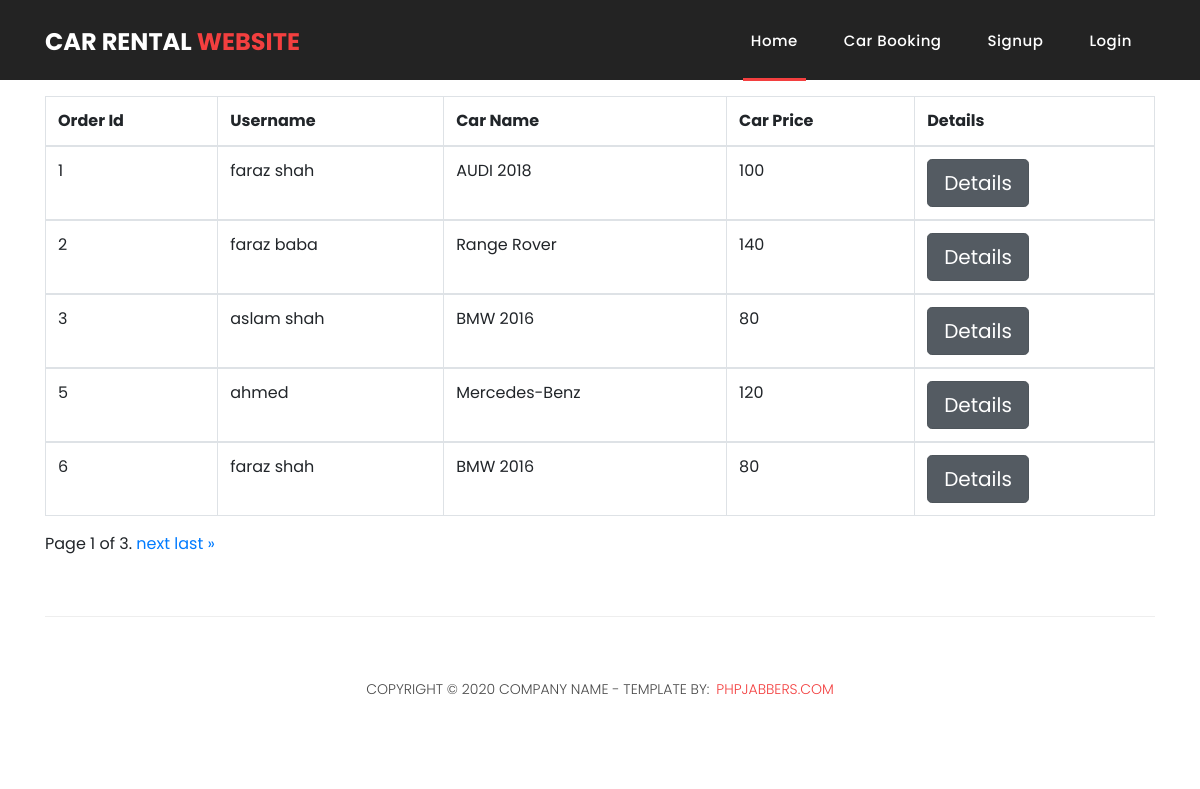
The app's page /order_list/ with its own data.
### carbooking/models.py (models this page shows, shortened)
class Booking(models.Model):
    user = models.ForeignKey(settings.AUTH_USER_MODEL, on_delete=models.CASCADE, null=True, blank=True)
    pick_up_location = models.CharField(max_length=200)
    return_location = models.CharField(max_length=200)
    Pick_up_date_time = models.DateTimeField(default=datetime.now, blank=True)
    return_date_time = models.DateTimeField()
    full_name = models.CharField(max_length=50)
    car = models.ForeignKey(Car, on_delete=models.CASCADE, null=True, blank=True)
    email_address = models.EmailField()
    phone = models.IntegerField()
    status = models.CharField(max_length = 100, choices = choices, default="In Progress")

class Car(models.Model):
    author   = models.ForeignKey(settings.AUTH_USER_MODEL, on_delete=models.CASCADE, null=True, blank=True)
    image = models.ImageField(upload_to="images/", blank=True)
    car_name = models.CharField(max_length=100)
    car_drive_type = models.CharField(max_length=30)
    num_of_seats = models.IntegerField()
    num_of_luggages = models.IntegerField()
    num_of_doors = models.IntegerField()
    cost_par_day = models.CharField(max_length=50)
    content = models.TextField()
    isBooked = models.BooleanField(default=False)
    def __str__(self):
        return self.car_name

### carbooking/views.py (the view)
# urls.py: path('order_list/', views.order_list, name='order_list'),
def order_list(request):
    order = Booking.objects.all()
    paginator           = Paginator(order, 5) # Show 5 order per page.
    page_number         = request.GET.get('page')
    order_with_pagination = paginator.get_page(page_number)
    context = {
        'order_with_pagination': order_with_pagination
    }
    return render(request, 'order_list.html', context)

### templates/order_list.html (shortened to what this page needs)
{% extends 'base.html' %}
{% block content %}
<br><br><br><br>
<table class="table table-bordered">
  <thead>
    <tr>
      <th>Order Id</th>
      <th>Username</th>
      <th>Car Name</th>
      <th>Car Price</th>
      <th>Details</th>
    </tr>
  </thead>
{% for order in order_with_pagination %}
  <tbody>
    <tr>
      <td>{{order.id}}</td>
      <td>{{order.full_name}}</td>
      <td>{{order.car}}</td>
      <td>{{order.car.cost_par_day}}</td>
      <td><a href="{% url 'order_detail' order.id %}" class="btn btn-secondary btn-lg active" role="button" aria-pressed="true">Details</a></td>
    </tr>
  </tbody>
{% endfor %}
</table>
<div class="pagination">
  <span class="step-links">
      <span class="current">
          Page {{ order_with_pagination.number }} of {{ order_with_pagination.paginator.num_pages }}.
      </span>
      {% if order_with_pagination.has_next %}
          <a href="?page={{ order_with_pagination.next_page_number }}">next</a>
          <a href="?page={{ order_with_pagination.paginator.num_pages }}">last &raquo;</a>
      {% endif %}
  </span>
</div>
{% endblock %}

### static/assets/css/style.css (style rules this page uses)
body { font-family: 'Poppins', sans-serif; overflow-x: hidden; text-rendering: optimizeLegibility; -webkit-font-smoothing: antialiased; -moz-osx-font-smoothing: grayscale; }
a { text-decoration: none!important; }

### records on screen
Booking: id "1", full_name "faraz shah", car "AUDI 2018", car.cost_par_day "100"
Booking: id "2", full_name "faraz baba", car "Range Rover", car.cost_par_day "140"
Booking: id "3", full_name "aslam shah", car "BMW 2016", car.cost_par_day "80"
Booking: id "5", full_name "ahmed", car "Mercedes-Benz", car.cost_par_day "120"
Booking: id "6", full_name "faraz shah", car "BMW 2016", car.cost_par_day "80"

### other values on screen
{{ order_with_pagination.number }} "1"
{{ order_with_pagination.paginator.num_pages }} "3"
